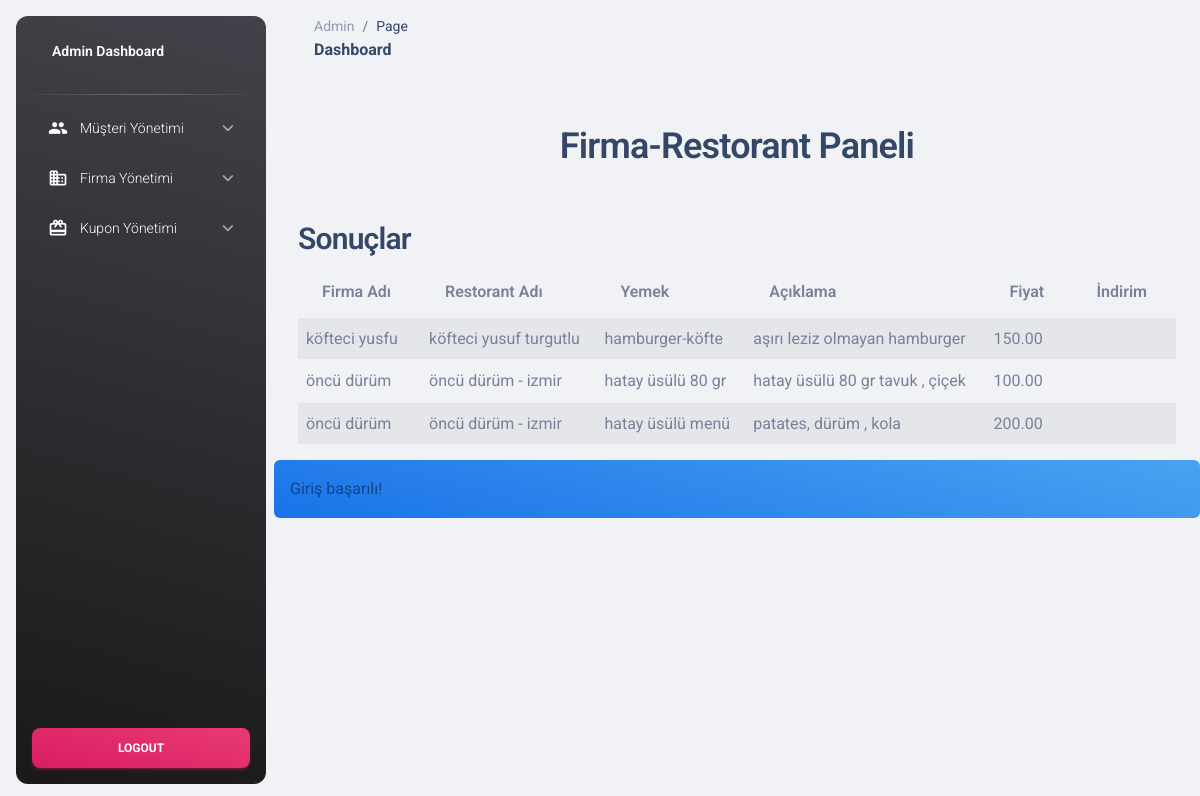
Page /admin/firma_listele_cont.php (signed in) on the committed database.
### tables this page shows
CREATE TABLE `company` (
  `id` int(11) NOT NULL,
  `name` varchar(255) DEFAULT NULL,
  `description` text DEFAULT NULL,
  `logo_path` varchar(255) DEFAULT NULL,
  `deleted_at` timestamp NULL DEFAULT NULL
);

CREATE TABLE `restaurant` (
  `id` int(11) NOT NULL,
  `company_id` int(11) DEFAULT NULL,
  `name` varchar(255) DEFAULT NULL,
  `description` text DEFAULT NULL,
  `image_path` varchar(255) DEFAULT NULL,
  `created_at` timestamp NOT NULL DEFAULT current_timestamp()
);

CREATE TABLE `food` (
  `id` int(11) NOT NULL,
  `restaurant_id` int(11) DEFAULT NULL,
  `name` varchar(255) DEFAULT NULL,
  `description` text DEFAULT NULL,
  `image_path` varchar(255) DEFAULT NULL,
  `price` decimal(10,2) DEFAULT NULL,
  `discount` decimal(5,2) DEFAULT NULL,
  `created_at` timestamp NOT NULL DEFAULT current_timestamp(),
  `deleted_at` timestamp NULL DEFAULT NULL
);

### functions/admin/company_function.php (called while the page is built, shortened)
<?php
function get_restaurant_detail()
{
    global $conn;
    $sql = "SELECT c.name AS company_name, r.name AS restaurant_name, f.name AS food_name, f.description, f.price, f.discount
            FROM company c
            INNER JOIN restaurant r ON c.id = r.company_id
            INNER JOIN food f ON r.id = f.restaurant_id";
    $stmt = $conn->prepare($sql);
    $stmt->execute();
    $results = $stmt->fetchAll(PDO::FETCH_ASSOC);
    return $results;
}
?>

### admin/firma_listele_cont.php (the view, shortened to what this page needs)
<?php
include('includes/header.php');
include('../functions/admin/company_function.php');
$results = get_restaurant_detail();
?>
<div class="container">
    <div class="container mt-5">
        <h2 class="text-center">Firma-Restorant Paneli</h2>
        <div class="mt-5">
            <h3>Sonuçlar</h3>
            <table class="table table-striped">
                <thead>
                    <tr>
                        <th>Firma Adı</th>
                        <th>Restorant Adı</th>
                        <th>Yemek</th>
                        <th>Açıklama</th>
                        <th>Fiyat</th>
                        <th>İndirim</th>
                    </tr>
                </thead>
                <tbody>
                    <?php
                    if (count($results) > 0) {
                        foreach ($results as $row) {
                            echo "<tr>
                                    <td>{$row['company_name']}</td>
                                    <td>{$row['restaurant_name']}</td>
                                    <td>{$row['food_name']}</td>
                                    <td>{$row['description']}</td>
                                    <td>{$row['price']}</td>
                                    <td>{$row['discount']}</td>
                                </tr>";
                        }
                    } else {
                        echo "<tr><td colspan='7' class='text-center'>Sonuç bulunamadı</td></tr>";
                    }
                    ?>
                </tbody>
            </table>
        </div>
    </div>
</div>
<?php if (isset($_SESSION['message'])): ?>
    <div class="alert alert-info mt-3">
        <?php
        echo $_SESSION['message'];
        ?>
    </div>
<?php endif; ?>
<?php include('includes/footer.php'); ?>

### rows in the picture
company: name "köfteci yusfu", restaurant.name "köfteci yusuf turgutlu", food.name "hamburger-köfte", food.description "aşırı leziz olmayan hamburger", food.price "150.00"
company: name "öncü dürüm", restaurant.name "öncü dürüm - izmir", food.name "hatay üsülü 80 gr", food.description "hatay üsülü 80 gr tavuk , çiçek", food.price "100.00", food.name "hatay üsülü menü", food.description "patates, dürüm , kola", food.price "200.00"

### other values in the picture
$_SESSION['message'] "Giriş başarılı!"
